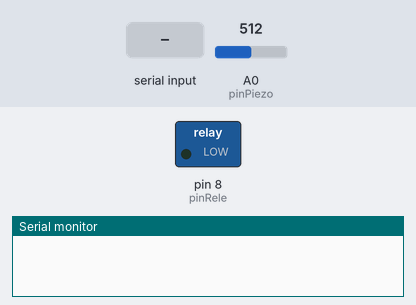
This sketch was run on a simulated Arduino Uno, built with avr-gcc and run on an emulated ATmega328P. Shown: switched loads named in the sketch (green lamp = pin HIGH), the last lines printed to the serial monitor. Inputs (shaded band) come from the test bench; at power-on: A0 (pinPiezo) = 512.

Above: at 1.2 s.
1.3 s: "open" received over Serial
At 2.3 s:
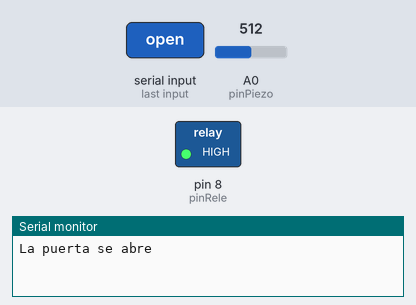
3.0 s: A0 (pinPiezo) set to 502
Timing chart, 0 to 6.0 s (numbered marks = the images above; inputs shaded):
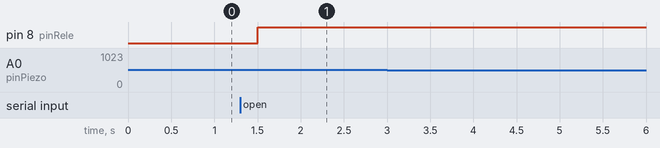

The sketch:

knocky_code.ino
```cpp
// (licence header left out)
int pinPiezo = A0;
int pinRele = 8;
int oldValue = 10;
int duration = 0;

void setup() {
  Serial.begin(9600);
  Serial.setTimeout(200);
  pinMode(pinPiezo, INPUT);
  pinMode(pinRele, OUTPUT);
}

void loop() {
  int newValue = 0;
  int maxValue = 0;
  String answer = "";

  answer = Serial.readString();

  if (answer == "open") {
    Serial.println("La puerta se abre");
    digitalWrite(pinRele, HIGH);
  }

  newValue = analogRead(pinPiezo);

  if (newValue != 10) {
    duration++;
  }

  if (newValue < 10) { //Evitar ruido
    oldValue = 10;
  } else if (newValue > 10) { //Se toca
    if (newValue > oldValue) {
      oldValue = newValue;
    } else if (newValue < oldValue) {
      maxValue = oldValue;

      if (newValue != maxValue) { //Si cambia el valor maximo
        Serial.println("Valor maximo: " + (String) oldValue);
        Serial.println("Duracion: " + (String) duration);
        //delay(250);
        duration = 0;
      }
    }
  }

}
```

Measured:
- after the input at 1.3 s, pin 8 (pinRele): LOW → HIGH after 0.20 s
